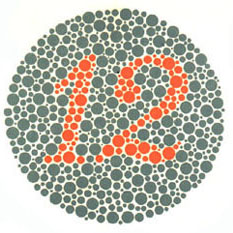
#> input picture 12.jpg, 233 x 233 px, given in place of the camera
$ python main.py
#> lines starting #> are read from the running program, lines starting #| are printed output that depends on the picture; after the words box and inside, x2 and y2 are one past the last pixel; in counts of white or black regions, pixels touching at a corner belong together
#> further down, frame is the input picture: shape (233, 233, 3); mean B, G, R 178.5, 190, 194.2
import cv2
import numpy as np
import matplotlib.pyplot as plt
import pytesseract

pytesseract.pytesseract.tesseract_cmd = r'C:/Program Files/Tesseract-OCR/tesseract.exe'

# Function to process the image
def process_frame(frame):
    # Convert the BGR image to HSV
    hsv = cv2.cvtColor(frame, cv2.COLOR_BGR2HSV)
#> hsv: shape (233, 233, 3); mean H, S, V 45, 33.6, 201.5

    # Define color range for orange
    lower_orange = np.array([0, 100, 100])
    upper_orange = np.array([20, 255, 255])

    # Create a mask for the orange color
    mask_orange = cv2.inRange(hsv, lower_orange, upper_orange)
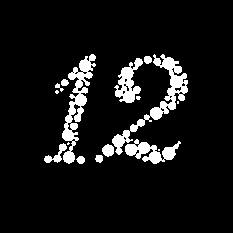
#> mask_orange: shape (233, 233); 8.1% white; 16 white regions (5 under 20 px), largest, box (x1, y1, x2, y2) and area: (112, 54, 188, 155) 1343, (62, 54, 96, 164) 1243, (125, 139, 181, 164) 665

    # Apply the orange mask to the image
    orange_masked_frame = cv2.bitwise_and(frame, frame, mask=mask_orange)
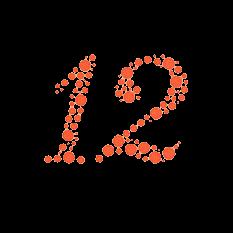
#> orange_masked_frame: shape (233, 233, 3); mean B, G, R 6.1, 9.2, 19.7

    # Convert the masked image to grayscale
    gray_frame = cv2.cvtColor(orange_masked_frame, cv2.COLOR_BGR2GRAY)
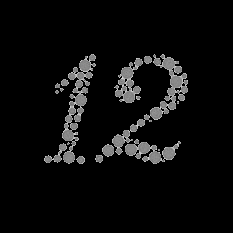
#> gray_frame: shape (233, 233); min 0, max 220, mean 12

    # Apply thresholding
    _, thresh = cv2.threshold(gray_frame, 127, 255, cv2.THRESH_BINARY)
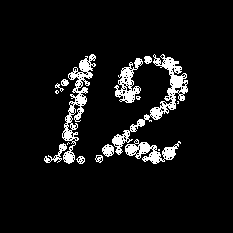
#> thresh: shape (233, 233); 7.1% white; 16 white regions (5 under 20 px)

    # Find contours in the thresholded image
    contours, _ = cv2.findContours(thresh, cv2.RETR_EXTERNAL, cv2.CHAIN_APPROX_SIMPLE)
#> contours = 16 contours, 6 with area under 20; largest, box (x1, y1, x2, y2) and area: (112, 54, 188, 155) 1138, (62, 54, 96, 164) 1014, (125, 139, 181, 164) 575, (114, 58, 143, 103) 533, (44, 143, 67, 163) 100

    # Draw contours on the masked image
    contour_masked_image = orange_masked_frame.copy()
    cv2.drawContours(contour_masked_image, contours, -1, (0, 255, 0), 2)
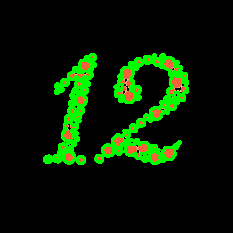
#> contour_masked_image: shape (233, 233, 3); 9.4% of pixels changed, all inside (x1, y1, x2, y2) = (43, 53, 189, 165)

    # Apply a closing operation to remove noise
    kernel = np.ones((5, 5), np.uint8)
    contour_masked_image_closed = cv2.morphologyEx(contour_masked_image, cv2.MORPH_CLOSE, kernel)

    # Perform OCR on the closed contour image
    custom_config = r'--oem 3 --psm 6 outputbase digits'
#> (the run stopped early here; a loop or call above may not have finished)
